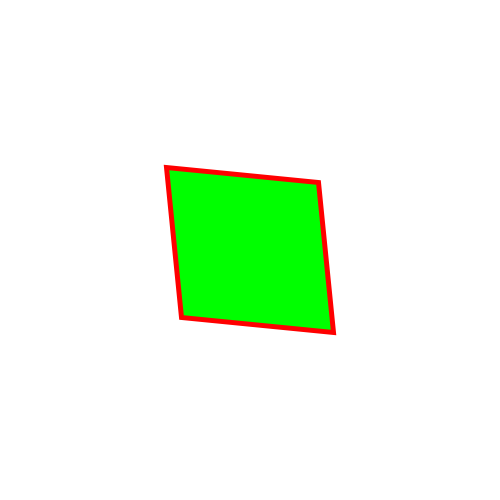
Frame 1 (no input)
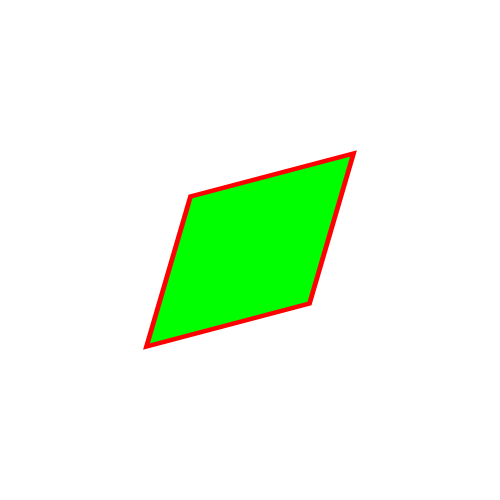
Frame 60 (the mouse pressed at the canvas centre just before this capture)
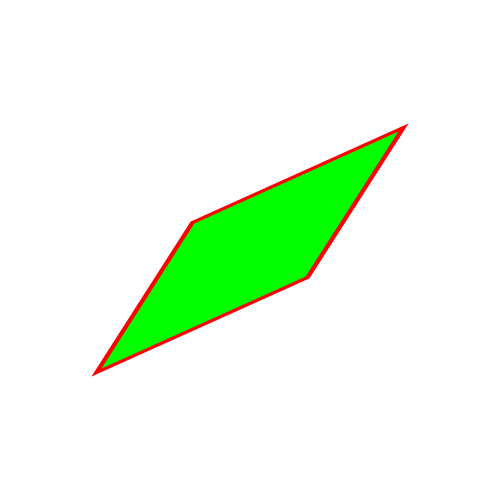
Frame 120 (the mouse held since frame 60 and released just before this capture)

The Processing sketch that drew these frames (run headless with seeded random() and noise(); from frame 60 on, the mouse is pressed at the canvas centre):

// Processing sketch: sketch_261020a
// ── sketch_261020a.pde
float shX = 0.1;
float shY = 0.1;

void setup(){
  background(255);
  fill(0,255,0);
  stroke(255,0,0);
  strokeWeight(5);
  rectMode(CENTER);
  size(500,500);
  frameRate(10);
}

void draw(){
  background(255);
  translate(width/2, height/2);
  shearX(shX);
  shearY(shY);
  rect(0,0,150,150);
  shX += 0.1;
  shY += 0.1;
}








/*
float scale = 0.5;
int dir = 1;
void setup(){
  background(255);
  fill(0,0,255);
  stroke(0);
  strokeWeight(5);
  rectMode(CENTER);
  size(500,500);
  frameRate(10);
}

void draw(){
  background(255);
  translate(width/2, height/2);
  scale(scale);
  rect(0,0,width,height);
  scale += dir*0.1;
  
  if (scale >= 1 || scale <= 0){
    dir = -dir;
  }
}
*/

/*
void setup(){
size(500,500);
rectMode(CENTER);
}

void draw(){
  translate(width/2, height/2);
  rotate(radians(frameCount%360));
  translate(50,50);
  rotate(radians(frameCount*10%360));
  fill(frameCount*3%255, frameCount*5%255, frameCount*7%255);
  rect(0,0,100,100);
}
*/






/*
float rot = 10;

void setup(){
  size(600,600);
  frameRate(15);
}

void draw(){
  fill(255,50);
  rect(0,0,width, height);
  translate(width/2, height/2);
  rotate(radians(rot));
  fill(0);
  ellipse(160,0,20,20);
  ellipse(120,0,20,20);
  ellipse(80,0,20,20);
  ellipse(40,0,20,20);
  rot += 20;
}
*/






/*int a1 = 0;
int a2 = 0;

void setup(){
  size(500,500);
  rectMode(CENTER);
}

void draw(){
  background(0);
  pushMatrix();
  translate(width/2, height/2);
  rotate(radians(a1));
  fill(255);
  rect(0,0,50,50);
  popMatrix();
  pushMatrix();
  translate(width/2+80, height/2);
  rotate(radians(a2));
  fill(255,0,0);
  rect(0,0,50,50);
  popMatrix();
  a1++;
  a2 += 4;
}
*/



// Rotazione e Rivoluzione
/*
void setup(){
size(500,500);
}

void draw(){
  background(0);
  translate(width/2, height/2);
  fill(255);
  noStroke();
  rotate(millis()*0.001*TWO_PI*0.5);
  translate(80,0);
  ellipse(0,0,100,100);
  strokeWeight(5);
  stroke(255,0,0);
  line(0,0,60,0);
}
*/


//Roto-traslazione
/*
int a = 0;

void setup(){
  size(500,500);
  rectMode(CENTER);
}

void draw(){
  background(0);
  translate(width / 2, height / 2);
  rotate(radians(a));
  rect(0,0,50,50);
  a += 1;
}
*/


// Gravità
/*
float y = 0;
float x;
float speed = 2;
float gravity = 0.1;

void setup(){
  size(800,800);
  x = width/2;
}

void draw(){
  background(255);
  fill(255,0,0);
  stroke(0,0,255);
  ellipse(x,y,50,50);
  speed = speed + gravity;
  y += speed;
  
  if (y > height - 25){
    speed = speed * - 0.80;
    y = height - 25;  
}
}

*/
